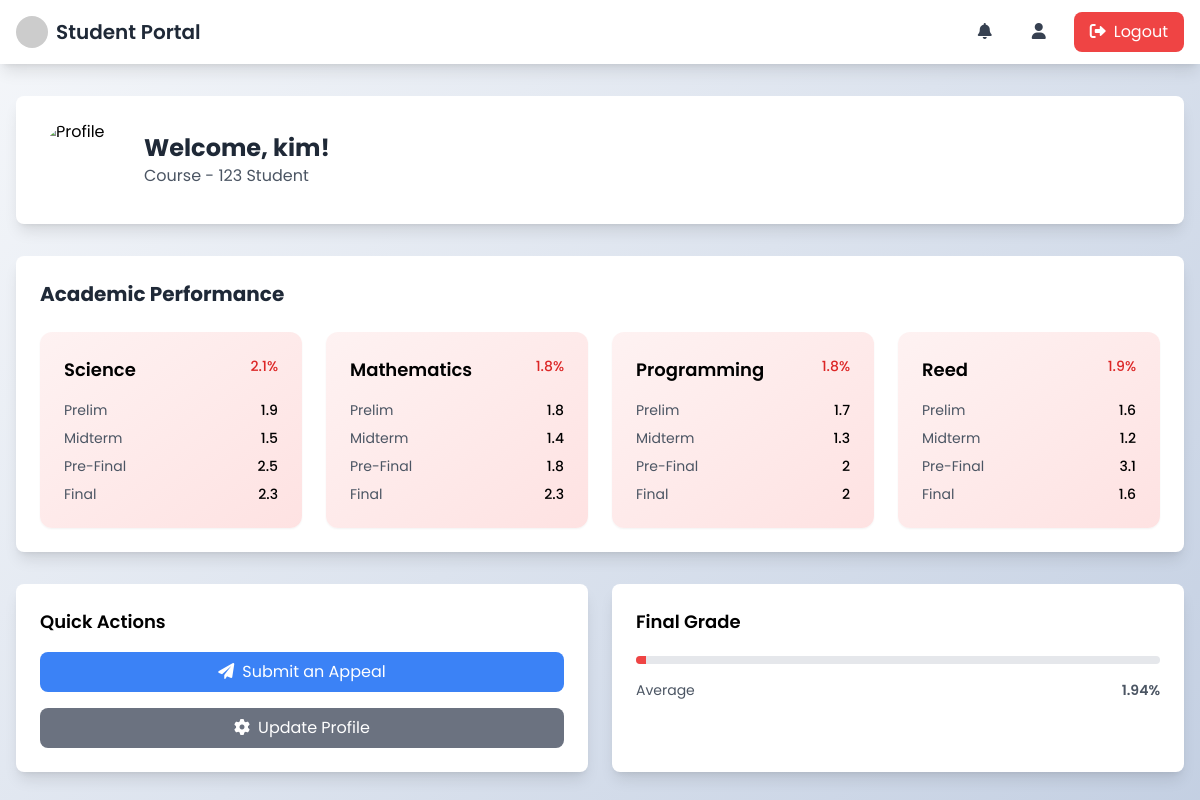
Page /dist/student/student.php (signed in) on the committed database.
### tables this page shows
CREATE TABLE `grades_tb` (
  `g_id` int(11) NOT NULL,
  `a_id` int(11) NOT NULL,
  `g_science1` double DEFAULT NULL,
  `g_science2` double DEFAULT NULL,
  `g_science3` double DEFAULT NULL,
  `g_science4` double DEFAULT NULL,
  `g_math1` double DEFAULT NULL,
  `g_math2` double DEFAULT NULL,
  `g_math3` double DEFAULT NULL,
  `g_math4` double DEFAULT NULL,
  `g_programming1` double DEFAULT NULL,
  `g_programming2` double DEFAULT NULL,
  `g_programming3` double DEFAULT NULL,
  `g_programming4` double NOT NULL,
  `g_reed1` double DEFAULT NULL,
  `g_reed2` double DEFAULT NULL,
  `g_reed3` double DEFAULT NULL,
  `g_reed4` double DEFAULT NULL,
  `g_prelim` double DEFAULT NULL,
  `g_midterm` double DEFAULT NULL,
  `g_prefinal` double DEFAULT NULL,
  `g_final` double DEFAULT NULL,
  `g_total` double DEFAULT NULL,
  `g_1` double DEFAULT NULL,
  `g_2` double DEFAULT NULL,
  `g_3` double DEFAULT NULL,
  `g_4` double DEFAULT NULL,
  `g_asd1` double DEFAULT NULL,
  `g_asd2` double DEFAULT NULL,
  `g_asd3` double DEFAULT NULL,
  `g_asd4` double DEFAULT NULL,
  `g_atay1` double DEFAULT NULL,
  `g_atay2` double DEFAULT NULL,
  `g_atay3` double DEFAULT NULL,
  `g_atay4` double DEFAULT NULL
);

CREATE TABLE `acc_tb` (
  `a_id` int(50) NOT NULL,
  `a_fn` varchar(50) DEFAULT NULL,
  `a_email` varchar(50) DEFAULT NULL,
  `a_password` varchar(250) DEFAULT NULL,
  `a_type` enum('staff','student','admin') DEFAULT NULL,
  `a_grade` varchar(50) DEFAULT NULL,
  `a_gender` varchar(50) DEFAULT NULL,
  `a_age` int(50) DEFAULT NULL,
  `a_pc` varchar(50) DEFAULT NULL,
  `a_pcn` varchar(50) DEFAULT NULL,
  `a_image` varchar(50) DEFAULT NULL,
  `a_status` varchar(50) NOT NULL
);

### dist/student/student.php (the view, shortened to what this page needs)
<?php
$conn = new mysqli('localhost', 'root', '', 'grading_db');
$user_id = $_SESSION['user_id'];
$stmt = $conn->prepare("
    SELECT a.*, g.*
    FROM acc_tb a
    LEFT JOIN grades_tb g ON a.a_id = g.a_id
    WHERE a.a_id = ?
");
$stmt->bind_param("i", $user_id);
$stmt->execute();
$result = $stmt->get_result();
$student = $result->fetch_assoc();
?>
<!DOCTYPE html>
<html lang="en">
<head>
    <script src="https://cdn.tailwindcss.com"></script>
    <link href="https://cdnjs.cloudflare.com/ajax/libs/font-awesome/6.0.0/css/all.min.css" rel="stylesheet">
    <link rel="stylesheet" href="https://cdnjs.cloudflare.com/ajax/libs/animate.css/4.1.1/animate.min.css">
</head>
<body class="min-h-screen">
    <nav class="bg-white shadow-lg">
        <div class="max-w-7xl mx-auto px-4">
            <div class="flex justify-between items-center h-16">
                <div class="flex items-center">
                    <img src="https://via.placeholder.com/40" alt="Logo" class="h-8 w-8 rounded-full">
                    <span class="ml-2 text-xl font-semibold text-gray-800">Student Portal</span>
                </div>
                <div class="flex items-center space-x-4">
                    <button onclick="loadNotifications()" class="nav-link px-3 py-2 text-gray-700 hover:text-blue-600">
                        <i class="fas fa-bell"></i>
                    </button>
                    <button onclick="document.getElementById('accountModal').classList.remove('hidden')" class="nav-link px-3 py-2 text-gray-700 hover:text-blue-600">
                        <i class="fas fa-user"></i>
                    </button>
                    <button onclick="window.location.href='../auth/login.php'" class="bg-red-500 hover:bg-red-600 text-white px-4 py-2 rounded-lg transition duration-300">
                        <i class="fas fa-sign-out-alt mr-2"></i>Logout
                    </button>
                </div>
            </div>
        </div>
    </nav>
    <div class="max-w-7xl mx-auto px-4 py-8">
        <div class="bg-white rounded-lg shadow-lg p-6 mb-8 animate__animated animate__fadeIn">
            <div class="flex items-center">
                <div class="flex-shrink-0">
                    <?php if (!empty($student['a_image'])): ?>
                        <img src="../uploads/profiles/<?php echo htmlspecialchars($student['a_image']); ?>" alt="Profile" class="h-20 w-20 rounded-full object-cover">
                    <?php else: ?>
                        <div class="h-20 w-20 rounded-full bg-blue-100 flex items-center justify-center">
                            <i class="fas fa-user text-blue-500 text-2xl"></i>
                        </div>
                    <?php endif; ?>
                </div>
                <div class="ml-6">
                    <h1 class="text-2xl font-bold text-gray-800">Welcome, <?php echo htmlspecialchars($student['a_fn']); ?>!</h1>
                    <p class="text-gray-600">Course - <?php echo htmlspecialchars($student['a_grade']); ?> Student</p>
                </div>
            </div>
        </div>
        <div class="bg-white rounded-lg shadow-lg p-6 mb-8">
            <h2 class="text-xl font-bold text-gray-800 mb-6">Academic Performance</h2>
            <div class="grid grid-cols-1 md:grid-cols-2 lg:grid-cols-4 gap-6">
                <?php
                $subjects = [
                    ['name' => 'Science', 'grades' => [$student['g_science1'], $student['g_science2'], $student['g_science3'], $student['g_science4']]],
                    ['name' => 'Mathematics', 'grades' => [$student['g_math1'], $student['g_math2'], $student['g_math3'], $student['g_math4']]],
                    ['name' => 'Programming', 'grades' => [$student['g_programming1'], $student['g_programming2'], $student['g_programming3'], $student['g_programming4']]],
                    ['name' => 'Reed', 'grades' => [$student['g_reed1'], $student['g_reed2'], $student['g_reed3'], $student['g_reed4']]]
                ];
                foreach ($subjects as $index => $subject):
                    $avgGrade = array_filter($subject['grades'], function ($grade) {
                        return $grade !== null;
                    });
                    $avgGrade = !empty($avgGrade) ? array_sum($avgGrade) / count($avgGrade) : 0;
                ?>
                    <div class="grade-card bg-gradient-to-br <?php echo $avgGrade >= 75 ? 'from-green-50 to-green-100' : 'from-red-50 to-red-100'; ?> rounded-xl p-6 shadow-sm" style="animation-delay: <?php echo $index * 0.1; ?>s">
                        <div class="flex justify-between items-start mb-4">
                            <h3 class="text-lg font-semibold"><?php echo $subject['name']; ?></h3>
                            <span class="text-sm font-medium <?php echo $avgGrade >= 75 ? 'text-green-600' : 'text-red-600'; ?>">
                                <?php echo number_format($avgGrade, 1); ?>%
                            </span>
                        </div>
                        <div class="space-y-2">
                            <?php foreach (['Prelim', 'Midterm', 'Pre-Final', 'Final'] as $i => $period): ?>
                                <div class="flex justify-between text-sm">
                                    <span class="text-gray-600"><?php echo $period; ?></span>
                                    <span class="font-medium"><?php echo $subject['grades'][$i] ?? '-'; ?></span>
                                </div>
                            <?php endforeach; ?>
                        </div>
                    </div>
                <?php endforeach; ?>
            </div>
        </div>
        <div class="grid grid-cols-1 md:grid-cols-2 gap-6 mb-8">
            <div class="bg-white rounded-lg shadow-lg p-6">
                <h3 class="text-lg font-semibold mb-4">Quick Actions</h3>
                <div class="space-y-4">
                    <button onclick="document.getElementById('appealModal').classList.remove('hidden')"
                        class="w-full bg-blue-500 hover:bg-blue-600 text-white px-4 py-2 rounded-lg transition duration-300">
                        <i class="fas fa-paper-plane mr-2"></i>Submit an Appeal
                    </button>
                    <button onclick="document.getElementById('accountModal').classList.remove('hidden')"
                        class="w-full bg-gray-500 hover:bg-gray-600 text-white px-4 py-2 rounded-lg transition duration-300">
                        <i class="fas fa-cog mr-2"></i>Update Profile
                    </button>
                </div>
            </div>
            <div class="bg-white rounded-lg shadow-lg p-6">
                <h3 class="text-lg font-semibold mb-4">Final Grade</h3>
                <div class="relative pt-1">
                    <?php
                    $totalGrade = $student['g_total'] ?? 0;
                    $progressColor = $totalGrade >= 75 ? 'bg-green-500' : 'bg-red-500';
                    ?>
                    <div class="overflow-hidden h-2 mb-4 text-xs flex rounded bg-gray-200">
                        <div style="width:<?php echo $totalGrade; ?>%" class="shadow-none flex flex-col text-center whitespace-nowrap text-white justify-center <?php echo $progressColor; ?> transition-all duration-500"></div>
                    </div>
                    <div class="flex justify-between text-sm text-gray-600">
                        <span>Average</span>
                        <span class="font-semibold"><?php echo $totalGrade; ?>%</span>
                    </div>
                </div>
            </div>
        </div>
    </div>
</body>
</html>

### dist/student/student.php (style rules this page uses)
body { font-family: 'Poppins', sans-serif; background: linear-gradient(135deg, #f5f7fa 0%, #c3cfe2 100%); }
.grade-card { animation: fadeInUp 0.5s ease-out; }
.nav-link { position: relative; overflow: hidden; }
.nav-link::after { content: ''; position: absolute; bottom: 0; left: 0; width: 0; height: 2px; background-color: #3b82f6; transition: width 0.3s ease; }

### rows in the picture
grades_tb: a.a_fn "kim", a.a_grade "123", g_science1 "1.9", g_science2 "1.5", g_science3 "2.5", g_math2 "1.4", g_programming1 "1.7", g_programming2 "1.3", g_reed2 "1.2", g_reed3 "3.1", g_total "1.94"

### other values in the picture
$subject['name'] "Science"
$avgGrade "2.1"
$period "Prelim"
$period "Midterm"
$period "Pre-Final"
$period "Final"
$subject['grades'][$i] "2.3"
$subject['name'] "Mathematics"
$avgGrade "1.8"
$subject['grades'][$i] "1.8"
$subject['name'] "Programming"
$subject['grades'][$i] "2"
$subject['name'] "Reed"
$avgGrade "1.9"
$subject['grades'][$i] "1.6"
